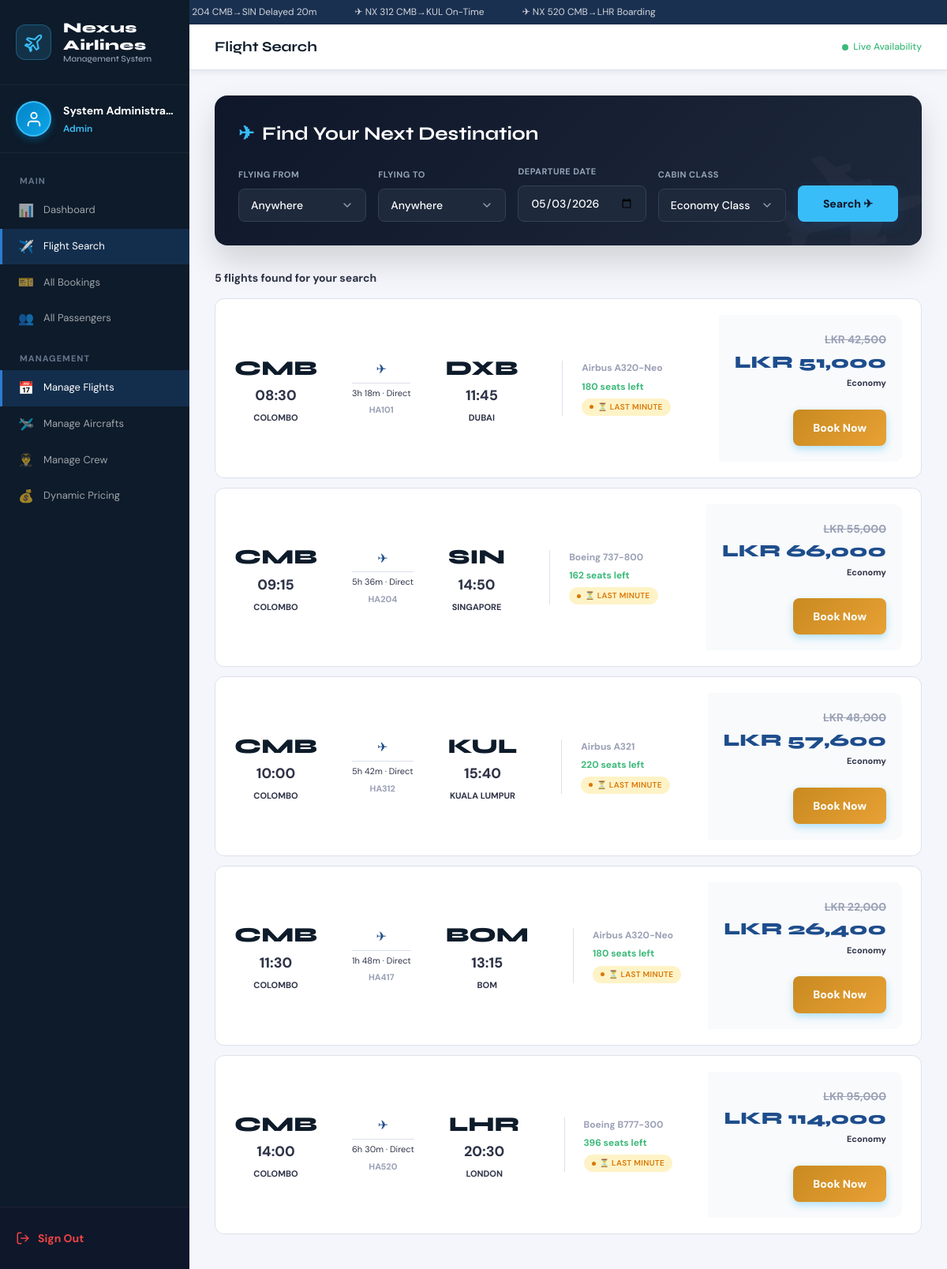
The page /flights.php?origin=CMB (signed in) on the database its author committed.
### tables this page shows
CREATE TABLE IF NOT EXISTS flights (
    id               INT AUTO_INCREMENT PRIMARY KEY,
    flight_number    VARCHAR(10) NOT NULL UNIQUE,
    aircraft_id      INT,
    origin           CHAR(3)     NOT NULL,
    destination      CHAR(3)     NOT NULL,
    departure_time   DATETIME    NOT NULL,
    arrival_time     DATETIME    NOT NULL,
    price_economy    DECIMAL(10,2) NOT NULL DEFAULT 0,
    price_business   DECIMAL(10,2) NOT NULL DEFAULT 0,
    price_first      DECIMAL(10,2) NOT NULL DEFAULT 0,
    capacity         INT NOT NULL DEFAULT 180,
    status           ENUM('scheduled','boarding','on_time','delayed','cancelled','completed') NOT NULL DEFAULT 'scheduled',
    created_at       DATETIME NOT NULL DEFAULT NOW(),
    FOREIGN KEY (aircraft_id) REFERENCES aircraft(id) ON DELETE SET NULL,
    INDEX idx_origin      (origin),
    INDEX idx_destination (destination),
    INDEX idx_departure   (departure_time)
);

CREATE TABLE IF NOT EXISTS aircraft (
    id               INT AUTO_INCREMENT PRIMARY KEY,
    registration     VARCHAR(20) NOT NULL UNIQUE,
    model            VARCHAR(100) NOT NULL,
    manufacturer     VARCHAR(100),
    capacity         INT NOT NULL DEFAULT 180,
    economy_seats    INT NOT NULL DEFAULT 150,
    business_seats   INT NOT NULL DEFAULT 24,
    first_seats      INT NOT NULL DEFAULT 6,
    maintenance_status ENUM('operational','maintenance','retired') NOT NULL DEFAULT 'operational',
    last_maintenance DATE,
    next_maintenance DATE,
    created_at       DATETIME NOT NULL DEFAULT NOW()
);

### flights.php (the view, shortened to what this page needs)
<?php
require_once 'includes/auth.php';
$db   = getDB();
$results = [];
$searched = false;
$airports = [
    'CMB' => 'Colombo, Sri Lanka',
    'DXB' => 'Dubai, UAE',
    'LHR' => 'London, UK',
    'SIN' => 'Singapore',
    'KUL' => 'Kuala Lumpur, Malaysia',
    'JFK' => 'New York, USA',
    'SYD' => 'Sydney, Australia',
    'BKK' => 'Bangkok, Thailand',
    'NRT' => 'Tokyo, Japan',
    'MLE' => 'Male, Maldives',
    'DOH' => 'Doha, Qatar',
    'CDG' => 'Paris, France'
];
if ($_SERVER['REQUEST_METHOD'] === 'POST' || !empty($_GET['origin'])) {
    $searched = true;
    $origin      = strtoupper(trim($_POST['origin']      ?? $_GET['origin']      ?? ''));
    $class       = trim($_POST['class']       ?? $_GET['class']       ?? 'economy');
    $sql = "
        SELECT f.*, a.model as aircraft_model, a.capacity,
               CASE '$class'
                 WHEN 'economy'  THEN f.price_economy
                 WHEN 'business' THEN f.price_business
                 WHEN 'first'    THEN f.price_first
                 ELSE f.price_economy
               END as display_price,
               (f.capacity - COALESCE(
                  (SELECT COUNT(*) FROM bookings WHERE flight_id=f.id AND status='confirmed'),0
               )) as seats_left
        FROM flights f
        LEFT JOIN aircraft a ON f.aircraft_id = a.id
        WHERE f.status != 'cancelled'
    ";
    $params = [];
    if ($origin && $origin !== 'ALL') { $sql .= " AND f.origin = ?"; $params[] = $origin; }
    $sql .= " ORDER BY f.departure_time ASC";
    $stmt = $db->prepare($sql);
    $stmt->execute($params);
    $results = $stmt->fetchAll();
}
?>
<!DOCTYPE html>
<html lang="en">
<head>
  <link rel="stylesheet" href="css/style.css">
</head>
<body>
<?php include 'includes/sidebar.php'; ?>
<div class="main-content">
<header class="topbar">
  <div class="topbar-title">Flight Search</div>
  <div class="topbar-right">
    <div class="live-badge"><span class="pulse"></span> Live Availability</div>
  </div>
</header>
<main class="page-content">
  <div class="hero-search">
    <div class="hero-search-title">
        <span style="color: #38bdf8;">✈</span> Find Your Next Destination
    </div>
    <form method="POST" action="flights.php" id="searchForm">
      <div class="search-form-grid">
        <div class="form-group" style="margin:0">
          <label>Flying From</label>
          <select name="origin" required>
            <option value="ALL">Anywhere</option>
          </select>
        </div>
        <div class="form-group" style="margin:0">
          <label>Flying To</label>
          <select name="destination">
            <option value="ALL">Anywhere</option>
          </select>
        </div>
        <div class="form-group" style="margin:0">
          <label>Departure Date</label>
          <input type="date" name="date" value="<?= htmlspecialchars($_POST['date'] ?? $_GET['date'] ?? date('Y-m-d')) ?>">
        </div>
        <div class="form-group" style="margin:0">
          <label>Cabin Class</label>
          <select name="class">
            <option value="economy"  <?= ($_POST['class'] ?? '') === 'economy'  ? 'selected' : '' ?>>Economy Class</option>
          </select>
        </div>
        <button type="submit" class="btn-primary" style="height:46px; padding:0 2rem; white-space:nowrap; background:#38bdf8; color:#0f172a; font-weight:800; border-radius:8px; transition: 0.3s;">Search ✈</button>
      </div>
    </form>
  </div>
  <?php if ($searched): ?>
    <div class="page-header" style="margin-bottom: 15px;">
      <p style="color: var(--gray-500); font-weight: bold;"><?= count($results) ?> flight<?= count($results) !== 1 ? 's' : '' ?> found for your search</p>
    </div>
    <?php if (empty($results)): ?>
      <div class="card" style="border: 2px dashed var(--gray-200); box-shadow: none;">
        <div class="card-body text-center" style="padding:4rem">
          <div style="font-size:3rem; margin-bottom:1rem; opacity: 0.5;">🛬</div>
          <h3 style="color:var(--navy)">No flights available</h3>
          <p class="text-muted mt-1">Try selecting different dates or destinations.</p>
        </div>
      </div>
    <?php else: ?>
      <?php foreach ($results as $i => $f):
        $dur = round((strtotime($f['arrival_time']) - strtotime($f['departure_time'])) / 3600, 1);
        $durH = floor($dur); $durM = round(($dur - $durH) * 60);
        $classLabel = ucfirst($_POST['class'] ?? 'economy');
        if (function_exists('getDynamicPrice')) {
            $dynamicData = getDynamicPrice($f['display_price'], $f['departure_time'], $f['seats_left'], $f['capacity']);
            $finalPrice = $dynamicData['final_price'];
            $badges = $dynamicData['badges'];
        } else {
            $finalPrice = $f['display_price'];
            $badges = '';
        }
        $originCity = $airports[$f['origin']] ?? $f['origin'];
        $destCity = $airports[$f['destination']] ?? $f['destination'];
      ?>
      <div class="flight-result" style="animation-delay:<?= $i * .06 ?>s; border: 1px solid var(--gray-200);">
        <div class="route-display">
          <div style="text-align: center;">
            <div class="airport-big" style="color: var(--navy);"><?= htmlspecialchars($f['origin']) ?></div>
            <div style="font-size: 18px; font-weight: 800;"><?= date('H:i', strtotime($f['departure_time'])) ?></div>
            <div style="font-size: 11px; color: var(--gray-500); font-weight: bold; margin-top: 5px; text-transform: uppercase;"><?= htmlspecialchars(explode(',', $originCity)[0]) ?></div>
          </div>
          <div class="flight-connector" style="flex: 1; padding: 0 20px;">
            <div class="connector-plane" style="color: var(--sky);">✈</div>
            <div class="connector-line"></div>
            <div class="flight-meta" style="color: var(--gray-500);"><?= $durH ?>h <?= $durM ?>m · Direct</div>
            <div class="flight-meta" style="font-weight: bold;"><?= htmlspecialchars($f['flight_number']) ?></div>
          </div>
          <div style="text-align: center;">
            <div class="airport-big" style="color: var(--navy);"><?= htmlspecialchars($f['destination']) ?></div>
            <div style="font-size: 18px; font-weight: 800;"><?= date('H:i', strtotime($f['arrival_time'])) ?></div>
            <div style="font-size: 11px; color: var(--gray-500); font-weight: bold; margin-top: 5px; text-transform: uppercase;"><?= htmlspecialchars(explode(',', $destCity)[0]) ?></div>
          </div>
          <div style="margin-left:2rem; border-left: 1px solid var(--gray-200); padding-left: 1.5rem;">
            <div class="text-sm text-muted" style="font-weight:bold;"><?= htmlspecialchars($f['aircraft_model'] ?? 'Aircraft') ?></div>
            <div class="text-sm" style="color:<?= $f['seats_left'] < 5 ? 'var(--danger)' : 'var(--success)' ?>;font-weight:700;margin-top:4px">
              <?= $f['seats_left'] > 0 ? $f['seats_left'] . ' seats left' : 'Fully Booked' ?>
            </div>
            <div style="margin-top: 5px; font-size: 12px;"><?= $badges ?></div>
          </div>
        </div>
        <div class="flight-price-block" style="background: #f8fafc; padding: 20px; border-radius: 0 10px 10px 0;">
          <?php if($finalPrice > $f['display_price']): ?>
              <div style="text-decoration: line-through; color: var(--gray-400); font-size: 14px; font-weight:bold;">LKR <?= number_format($f['display_price']) ?></div>
          <?php endif; ?>
          <div class="price-big" style="color: var(--sky);">LKR <?= number_format($finalPrice) ?></div>
          <div class="price-class" style="color: var(--gray-500); font-weight:bold;"><?= $classLabel ?></div>
          <?php if ($f['seats_left'] > 0): ?>
          <a href="booking.php?flight_id=<?= $f['id'] ?>&class=<?= htmlspecialchars($_POST['class'] ?? 'economy') ?>"
             class="btn-accent" style="display:inline-block; margin-top:1rem; padding:12px 25px; border-radius:8px; font-size:14px; font-weight:800; color:white; text-decoration:none; box-shadow: 0 4px 10px rgba(14, 165, 233, 0.3); transition: 0.3s;">
            Book Now
          </a>
          <?php else: ?>
          <button class="btn-secondary btn-sm" style="margin-top:1rem" disabled>Fully Booked</button>
          <?php endif; ?>
        </div>
      </div>
      <?php endforeach; ?>
    <?php endif; ?>
  <?php endif; ?>
</main>
</div>
</body>
</html>

### includes/auth.php (shortened to what this page needs)
<?php
function getDynamicPrice($basePrice, $departureTime, $seatsLeft, $totalCapacity) {
    $price = $basePrice;
    $now = time();
    $dep = strtotime($departureTime);
    $daysLeft = ($dep - $now) / (60 * 60 * 24);
    $totalCapacity = $totalCapacity > 0 ? $totalCapacity : 180;
    $bookedPercent = (($totalCapacity - $seatsLeft) / $totalCapacity) * 100;
    $badges = [];
    if ($daysLeft > 0 && $daysLeft <= 3) {
        $price *= 1.20;
        $badges[] = "<span class='pill' style='background:#fef3c7; color:#d97706; font-size:10px;'>⏳ Last Minute</span>";
    } elseif ($daysLeft > 3 && $daysLeft <= 7) {
        $price *= 1.05;
    }
    return [
        'final_price' => round($price),
        'badges' => implode(' ', $badges)
    ];
}
?>

### flights.php (style rules this page uses)
.hero-search { background: linear-gradient(135deg, #0f172a 0%, #1e293b 100%); border-radius: 16px; padding: 30px; margin-bottom: 30px; box-shadow: 0 20px 40px rgba(0,0,0,0.15); color: white; position: relative; overflow: hidden; }
.hero-search::before { content: '✈'; position: absolute; right: -20px; top: -40px; font-size: 250px; color: rgba(255,255,255,0.03); transform: rotate(-15deg); pointer-events: none; }
.hero-search-title { font-family: var(--font-head); font-size: 24px; font-weight: 700; margin-bottom: 20px; display: flex; align-items: center; gap: 10px; }
.search-form-grid { display: grid; grid-template-columns: 1fr 1fr 1fr 1fr auto; gap: 15px; align-items: end; position: relative; z-index: 2; }
.search-form-grid label { color: #94a3b8; font-weight: 700; font-size: 11px; text-transform: uppercase; margin-bottom: 8px; display: block; letter-spacing: 0.5px; }
.search-form-grid select, .search-form-grid input { width: 100%; padding: 12px 15px; border-radius: 8px; border: 1px solid #334155; background-color: #1e293b !important; color: #ffffff !important; font-family: var(--font-body); font-size: 14px; font-weight: 500; transition: all 0.3s ease; }
.search-form-grid select { appearance: none; background-repeat: no-repeat; background-position: right 15px center; background-size: 16px; cursor: pointer; }
.search-form-grid option { background-color: #0f172a; color: white; padding: 10px; }

### rows shown on the page
flights: origin "CMB", departure_time "08:30", origin "COLOMBO", durH "3", durM "18", flight_number "HA101", destination "DXB", arrival_time "11:45", destination "DUBAI", aircraft.model "Airbus A320-Neo", seats_left "180", display_price "42,500", finalPrice "51,000", classLabel "Economy"
flights: origin "CMB", departure_time "09:15", origin "COLOMBO", durH "5", durM "36", flight_number "HA204", destination "SIN", arrival_time "14:50", destination "SINGAPORE", aircraft.model "Boeing 737-800", seats_left "162", display_price "55,000", finalPrice "66,000", classLabel "Economy"
flights: origin "CMB", departure_time "10:00", origin "COLOMBO", durH "5", durM "42", flight_number "HA312", destination "KUL", arrival_time "15:40", destination "KUALA LUMPUR", aircraft.model "Airbus A321", seats_left "220", display_price "48,000", finalPrice "57,600", classLabel "Economy"
flights: origin "CMB", departure_time "11:30", origin "COLOMBO", durH "1", durM "48", flight_number "HA417", destination "BOM", arrival_time "13:15", aircraft.model "Airbus A320-Neo", seats_left "180", display_price "22,000", finalPrice "26,400", classLabel "Economy"
flights: origin "CMB", departure_time "14:00", origin "COLOMBO", durH "6", durM "30", flight_number "HA520", destination "LHR", arrival_time "20:30", destination "LONDON", aircraft.model "Boeing B777-300", seats_left "396", display_price "95,000", finalPrice "114,000", classLabel "Economy"

### other values the page prints
$name "System Administra…"
$role "Admin"
count($results) "5"
